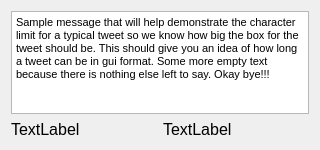
<?xml version="1.0" encoding="UTF-8"?>
<ui version="4.0">
 <class>Tweet</class>
 <widget class="QWidget" name="Tweet">
  <property name="geometry">
   <rect>
    <x>0</x>
    <y>0</y>
    <width>320</width>
    <height>150</height>
   </rect>
  </property>
  <property name="maximumSize">
   <size>
    <width>320</width>
    <height>150</height>
   </size>
  </property>
  <property name="windowTitle">
   <string>Tweet Template</string>
  </property>
  <layout class="QVBoxLayout" name="verticalLayout">
   <item>
    <widget class="QTextBrowser" name="tweet">
     <property name="sizePolicy">
      <sizepolicy hsizetype="Maximum" vsizetype="Maximum">
       <horstretch>0</horstretch>
       <verstretch>0</verstretch>
      </sizepolicy>
     </property>
     <property name="maximumSize">
      <size>
       <width>400</width>
       <height>800</height>
      </size>
     </property>
     <property name="font">
      <font>
       <pointsize>12</pointsize>
      </font>
     </property>
     <property name="html">
      <string>&lt;!DOCTYPE HTML PUBLIC &quot;-//W3C//DTD HTML 4.0//EN&quot; &quot;http://www.w3.org/TR/REC-html40/strict.dtd&quot;&gt;
&lt;html&gt;&lt;head&gt;&lt;meta name=&quot;qrichtext&quot; content=&quot;1&quot; /&gt;&lt;style type=&quot;text/css&quot;&gt;
p, li { white-space: pre-wrap; }
&lt;/style&gt;&lt;/head&gt;&lt;body style=&quot; font-family:'MS Shell Dlg 2'; font-size:12pt; font-weight:400; font-style:normal;&quot;&gt;
&lt;p style=&quot; margin-top:0px; margin-bottom:0px; margin-left:0px; margin-right:0px; -qt-block-indent:0; text-indent:0px;&quot;&gt;&lt;span style=&quot; font-size:8.25pt;&quot;&gt;Sample message that will help demonstrate the character limit for a typical tweet so we know how big the box for the tweet should be. This should give you an idea of how long a tweet can be in gui format. Some more empty text because there is nothing else left to say. Okay bye!!!&lt;/span&gt;&lt;/p&gt;&lt;/body&gt;&lt;/html&gt;</string>
     </property>
    </widget>
   </item>
   <item>
    <layout class="QHBoxLayout" name="mainLayout">
     <item>
      <widget class="QLabel" name="twitterHandle">
       <property name="font">
        <font>
         <pointsize>12</pointsize>
        </font>
       </property>
       <property name="text">
        <string>TextLabel</string>
       </property>
      </widget>
     </item>
     <item>
      <widget class="QLabel" name="cryptoTicker">
       <property name="font">
        <font>
         <pointsize>12</pointsize>
        </font>
       </property>
       <property name="text">
        <string>TextLabel</string>
       </property>
      </widget>
     </item>
    </layout>
   </item>
  </layout>
 </widget>
 <resources/>
 <connections/>
</ui>
